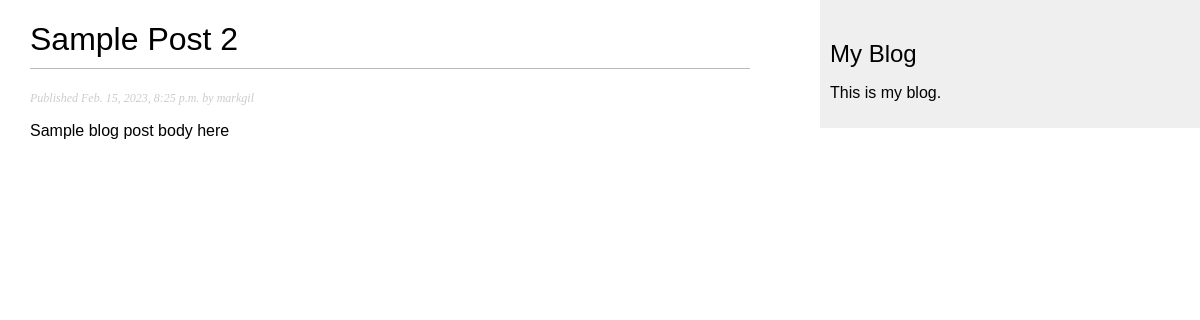
The app's page /blog/2023/2/15/sample-post-2/ with its own data.
### blog/models.py (models this page shows, shortened)
class Post(models.Model):
    class Status(models.TextChoices):
        DRAFT = 'DF', 'Draft'
        PUBLISHED = 'PB', 'Published'
    title = models.CharField(max_length=250)
    slug = models.SlugField(max_length=250, unique_for_date='publish')
    author = models.ForeignKey(User,
                               on_delete=models.CASCADE,
                               related_name='blog_posts')
    body = models.TextField()
    publish = models.DateTimeField(default=timezone.now)
    created = models.DateTimeField(auto_now_add=True)
    updated = models.DateTimeField(auto_now=True)
    status = models.CharField(max_length=2,
                              choices=Status.choices,
                              default=Status.DRAFT)
    objects = models.Manager() # default manager
    published = PublishedManager() # our custom manager
    class Meta:
        ordering = ['-publish']
        indexes = [
            models.Index(fields=['-publish']),
        ]

### blog/views.py (the view)
# urls.py: path('<int:year>/<int:month>/<int:day>/<slug:post>/', views.post_detail, name='post_detail'),
def post_detail(request, year, month, day, post):
    post = get_object_or_404(Post,
                             status=Post.Status.PUBLISHED,
                             slug=post,
                             publish__year=year,
                             publish__month=month,
                             publish__day=day)
    return render(request,
                  'blog/post/detail.html',
                  {'post': post})

### blog/templates/blog/post/detail.html (shortened to what this page needs)
{% extends 'blog/base.html' %}
{% block content %}
    <h1>{{ post.title }}</h1>
    <p class="date">
        Published {{ post.publish }} by {{ post.author }}
    </p>
    {{ post.body|linebreaks }}
{% endblock %}

### blog/static/css/blog.css (style rules this page uses)
body { margin:0; padding:0; font-family:helvetica, sans-serif; }
h1 { font-weight:normal; border-bottom:1px solid #bbb; padding:0 0 10px 0; }
p.date { color:#ccc; font-family: georgia, serif; font-size: 12px; font-style: italic; }

### records on screen
Post: title "Sample Post 2", publish "Feb. 15, 2023, 8:25 p.m.", author "markgil", body "Sample blog post body here"
